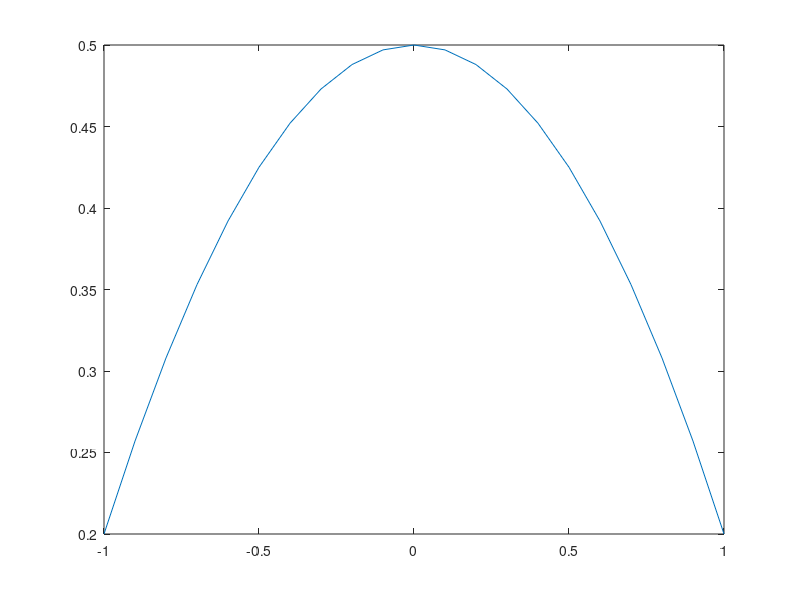

Recreate this plot in MATLAB.


% Author: Hanieh Soleimani
% This script coputes the interpolation by
% using divide difference newton interpolation.
close all
clc
clear all

rng('default')


%  the degree of polynomial
n =2;
x = linspace(-1,1,n+1);
fun = 1./(2 + 3*(x.*x));
 
z = length(x);
D = zeros(z,z);
D(:,1) = fun';
% creating divided difference coefficients
for i=2:z
  for j=i:z
      D(j,i) = (D(j,i-1)-D(j-1,i-1))/(x(j)-x(j-i+1));
  end
end
C = D(z,z);
for k=(z-1):-1:1
% using matlab function: C = conv(A, B) convolves vectors A and B.
  C = conv(C,poly(x(k)));
  c = length(C);
  C(c) = C(c) + D(k,k);
end


xeval = -1:0.1:1;
yeval = polyval(C,xeval);
plot(xeval,yeval); hold on;















